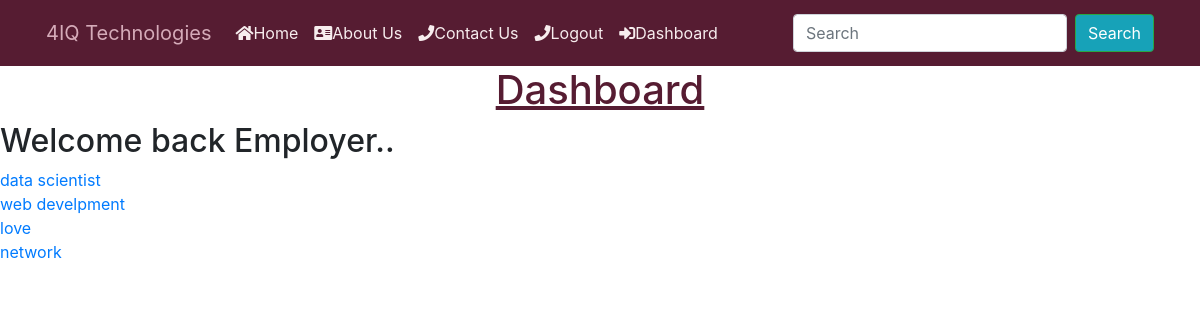
The page /userprofile/dashboard (signed in) on the database its author committed.
### job/models.py (models this page shows, shortened)
class Job(models.Model):
    title = models.CharField(max_length=50)
    created_at = models.DateTimeField(auto_now_add=True)
    skillset_required = models.TextField(max_length=200)
    about_job = models.TextField(blank=True, null=True)
    image = models.ImageField(upload_to="covers/")
    experience = models.CharField(max_length=50,null=True)
    salary = models.CharField(max_length=50,null=True)
    deadline = models.CharField(max_length=50,null=True)
    created_by = models.ForeignKey(User,
                                   related_name="jobs",
                                   on_delete=models.CASCADE)

### userprofile/views.py (the view)
# urls.py: path("dashboard", views.dashboard, name="dashboard"),
@login_required
def dashboard(request):
   return render ( request,'dashboard.html' ,{'userprofile': request.user.userprofile})

### userprofile/templates/dashboard.html
{% include 'header.html' %}
{% block content %}
     <h1 class="title"> <center style="text-decoration: underline; color: #561c32;">Dashboard</center> </h1>
  {% if userprofile.is_employer %}
       <h2 class="subtitle">Jobs salome</h2>
       <p>i am employer</p>
       {% else %}
      <h2 class="subtitle">Welcome back Employer.. </h2>
     {% for job in request.user.jobs.all %}
     <div class="title">
<a href="{% url 'userprofile:view_dashboard_job' job.id%}">
  {{ job.title }}
</a>
     </div>
     {% empty %}
     <p>You dont have any jobs yet...</p>
    {% endfor %}
  {% endif %}
{% endblock %}

### rows shown on the page
Job: title "data scientist"
Job: title "web develpment"
Job: title "love"
Job: title "network"
